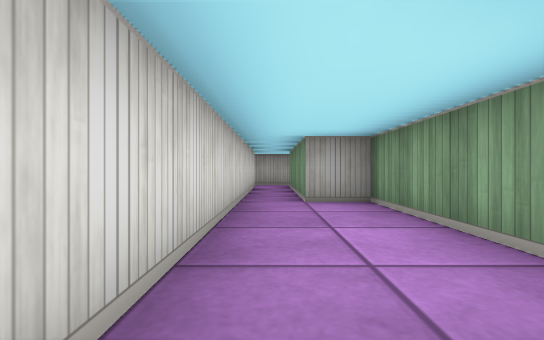
view 1 (above)

24 first-person views from a walk through a cub3D maze. The camera is about half as high as the walls, looks level and sees 85° across. The floor is counted in squares. Each view is taken from the middle of a square. On the plan, view 1 faces up. The plan holds only what a view shows up to about 9 squares ahead; the rest is blank.

view 2
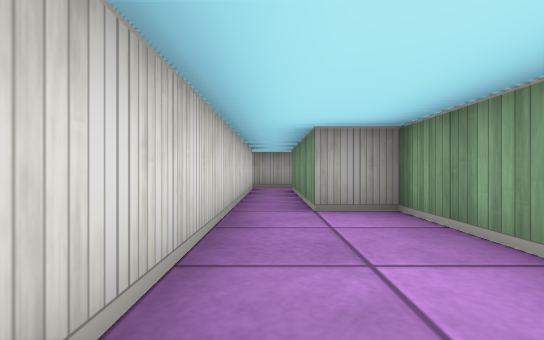

view 3
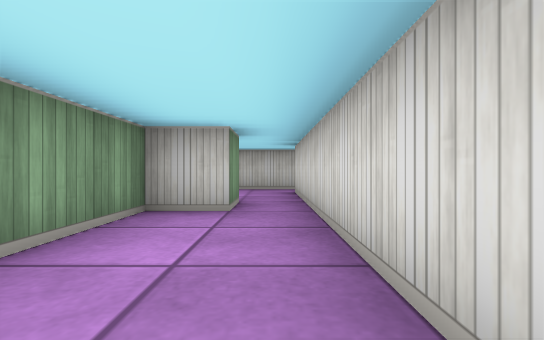

view 4
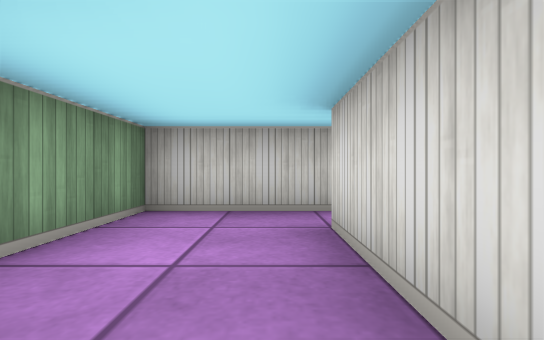

view 5
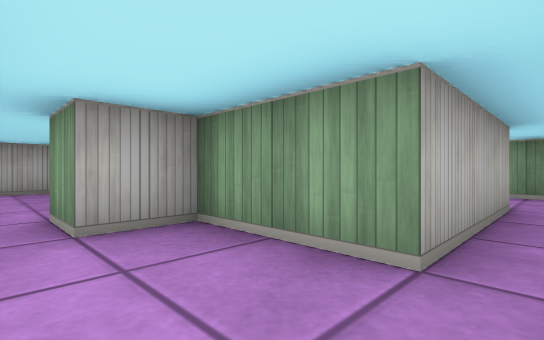

view 6
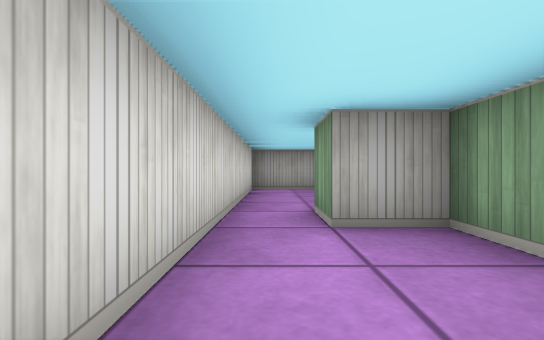

view 7
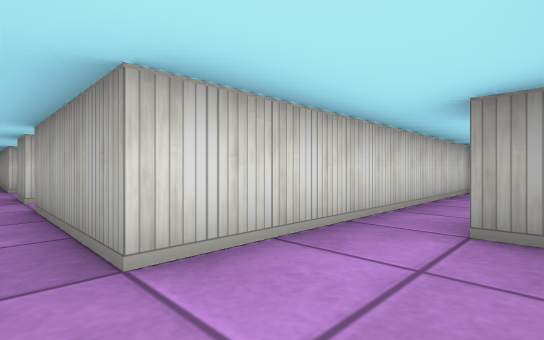

view 8
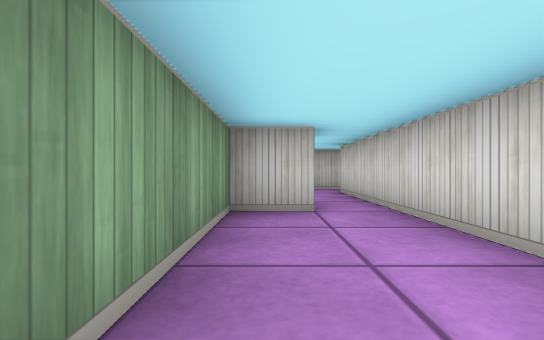

view 9
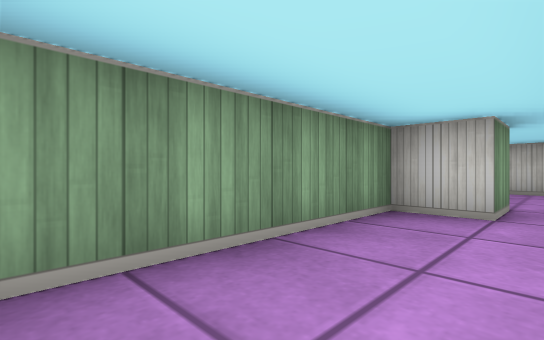

view 10
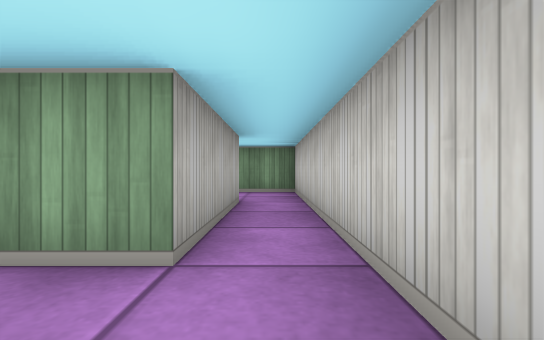

view 11
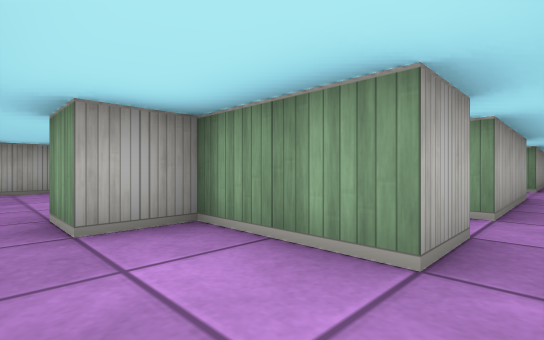

view 12
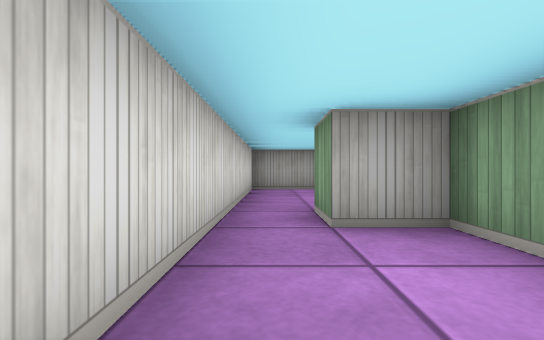

view 13
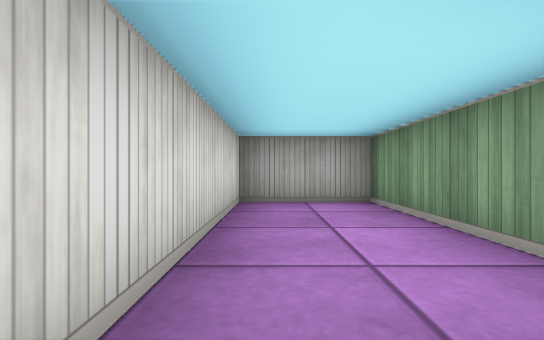

view 14
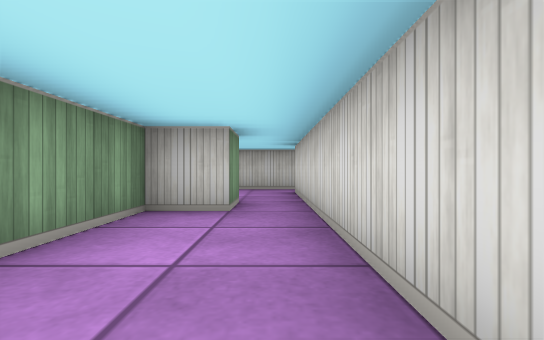

view 15
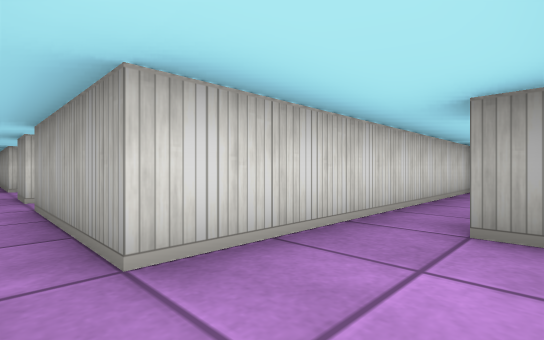

view 16
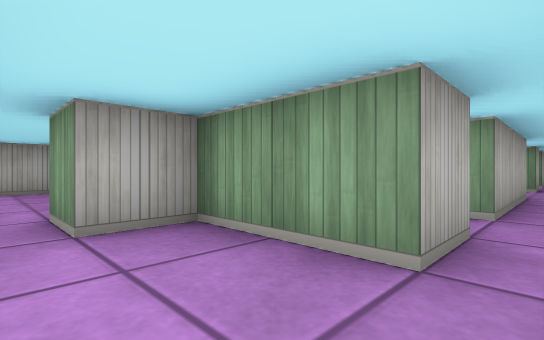

view 17
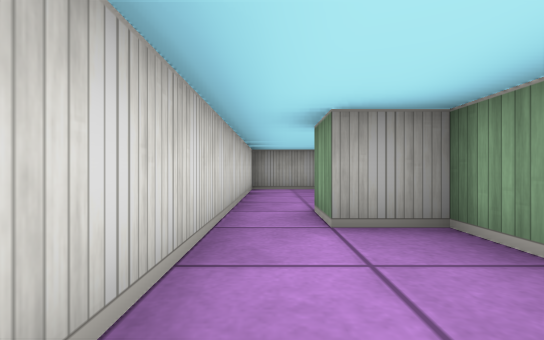

view 18
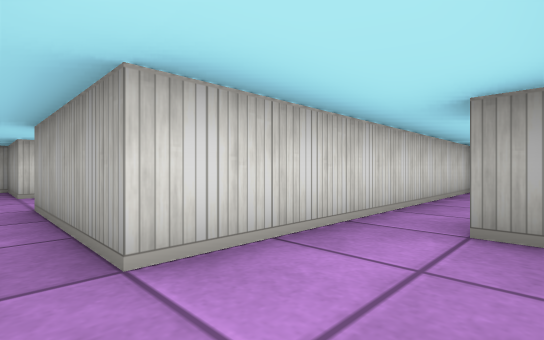

view 19
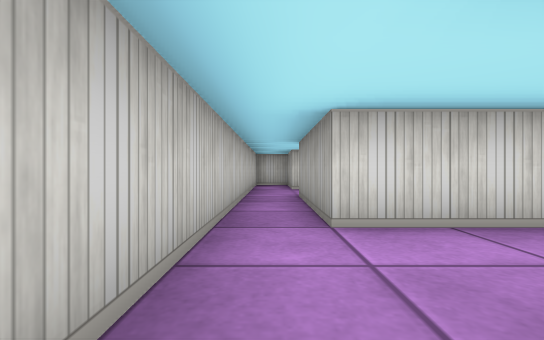

view 20
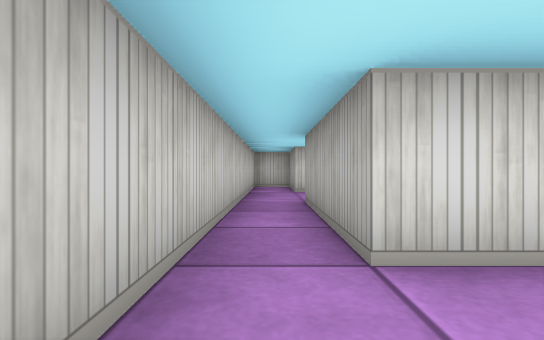

view 21
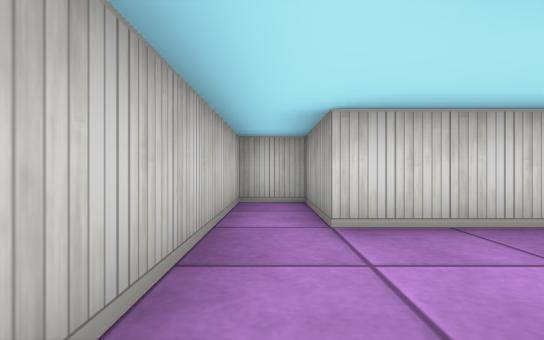

view 22
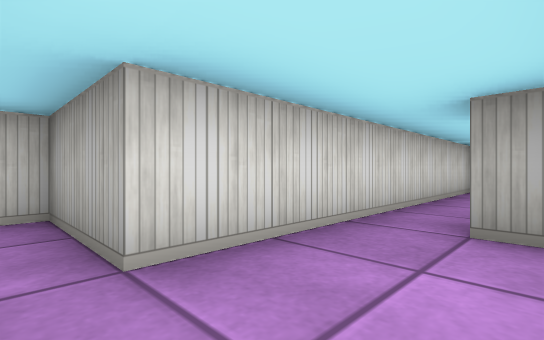

view 23
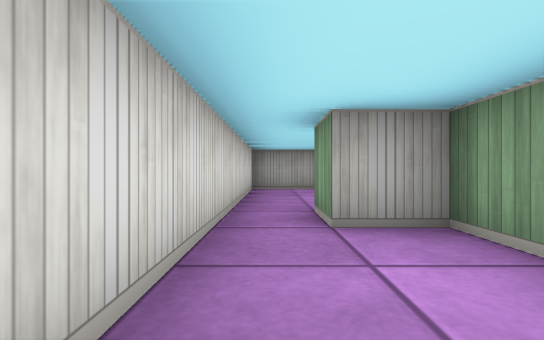

view 24
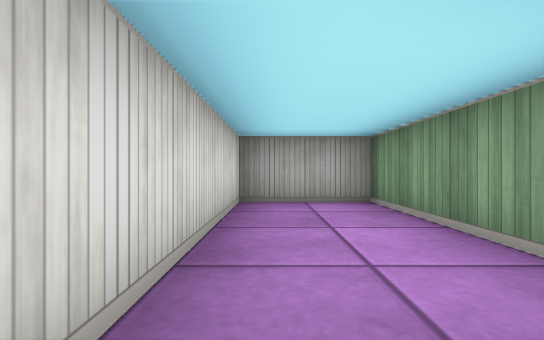

### Floor plan
Points are (right, up) in squares from view 1. A wall is a line through its corners. A room is listed if a view was taken in it or the views show most of it. See-through windows are left out.
Room 1 (views 1, 4)
walls: (-0.4, -3.5) (1.5, -3.5) (1.5, -1.6); (0.5, -0.5) (0.5, 0.5); (-0.5, 0.5) (-0.5, -2.5)
ways out: opening at (0, 0) to room 2; opening at (-1, -3) to room 3
Room 2 (views 2, 3)
walls: (0.5, 0.5) (1.5, 0.5) (1.5, 4.5) (0.5, 4.5) (0.5, 8.4); (-0.5, 8.5) (-0.5, 0.5)
ways out: opening at (0, 0) to room 1; opening at (0, 9)
Room 3 (views 5, 6, 7, 10)
walls: (-5.8, -3.5) (-0.4, -3.5); (-5.5, 0.5) (-5.5, -2.5); (-0.5, -2.5) (-3.5, -2.5) (-3.5, -0.5) (-4.5, -0.5) (-4.5, 0.5)
ways out: opening at (-1, -3) to room 1; opening at (-5, 0) to room 4; opening at (-6, -3)
Room 4 (views 8, 9)
walls: (-3.9, 4.5) (-5.5, 4.5) (-5.5, 0.5); (-4.5, 0.5) (-3.5, 0.5) (-3.5, 4)
ways out: opening at (-5, 0) to room 3
Room 5 (views 11, 12, 13, 15)
walls: (-9.5, -2.5) (-10.5, -2.5) (-10.5, -0.5) (-11.5, -0.5) (-11.5, 0.5); (-12.6, -3.5) (-11.1, -3.5); (-12.5, 0.5) (-12.5, -2.5)
ways out: opening at (-12, 0) to room 6; opening at (-13, -3); opening at (-10, -3)
Room 6 (view 14)
walls: (-11.5, 0.5) (-10.5, 0.5) (-10.5, 4.5) (-12.5, 4.5) (-12.5, 0.5)
ways out: opening at (-12, 0) to room 5
Room 7 (views 16, 17, 18, 19, 20)
walls: (-16.5, -2.5) (-17.5, -2.5) (-17.5, -0.5) (-18.5, -0.5) (-18.5, 0.5); (-19.5, -3.5) (-17.5, -3.5); (-19.5, 0.5) (-19.5, -2.5)
ways out: opening at (-20, -3) to room 8; opening at (-19, 0); opening at (-17, -3)
Room 8 (views 21, 22, 23, 24)
walls: (-22.5, -1.4) (-22.5, -0.5) (-23.5, -0.5) (-23.5, 0.5); (-24.5, 0.5) (-24.5, -2.5) (-26.5, -2.5) (-26.5, -3.5) (-19.5, -3.5); (-19.5, -2.5) (-22.5, -2.5)
ways out: opening at (-20, -3) to room 7; opening at (-24, 0) to room 9
Room 9 (no view inside)
walls: (-22.5, 1.6) (-22.5, 4.5) (-24.5, 4.5) (-24.5, 0.5)
ways out: opening at (-24, 0) to room 8

Positions as (right, up) in squares from view 1, and headings:
1: (0, 0), facing up
2: (0, 1), facing up
3: (0, 4), facing down
4: (0, 0), facing down
5: (-5, -3), facing up-right
6: (-5, -3), facing up
7: (-4, -3), facing up-left
8: (-4, 4), facing down
9: (-5, 4), facing down-right
10: (-5, -3), facing right
11: (-12, -3), facing up-right
12: (-12, -3), facing up
13: (-12, 0), facing up
14: (-12, 4), facing down
15: (-11, -3), facing up-left
16: (-19, -3), facing up-right
17: (-19, -3), facing up
18: (-18, -3), facing up-left
19: (-17, -3), facing left
20: (-18, -3), facing left
21: (-22, -3), facing left
22: (-23, -3), facing up-left
23: (-24, -3), facing up
24: (-24, 0), facing up
